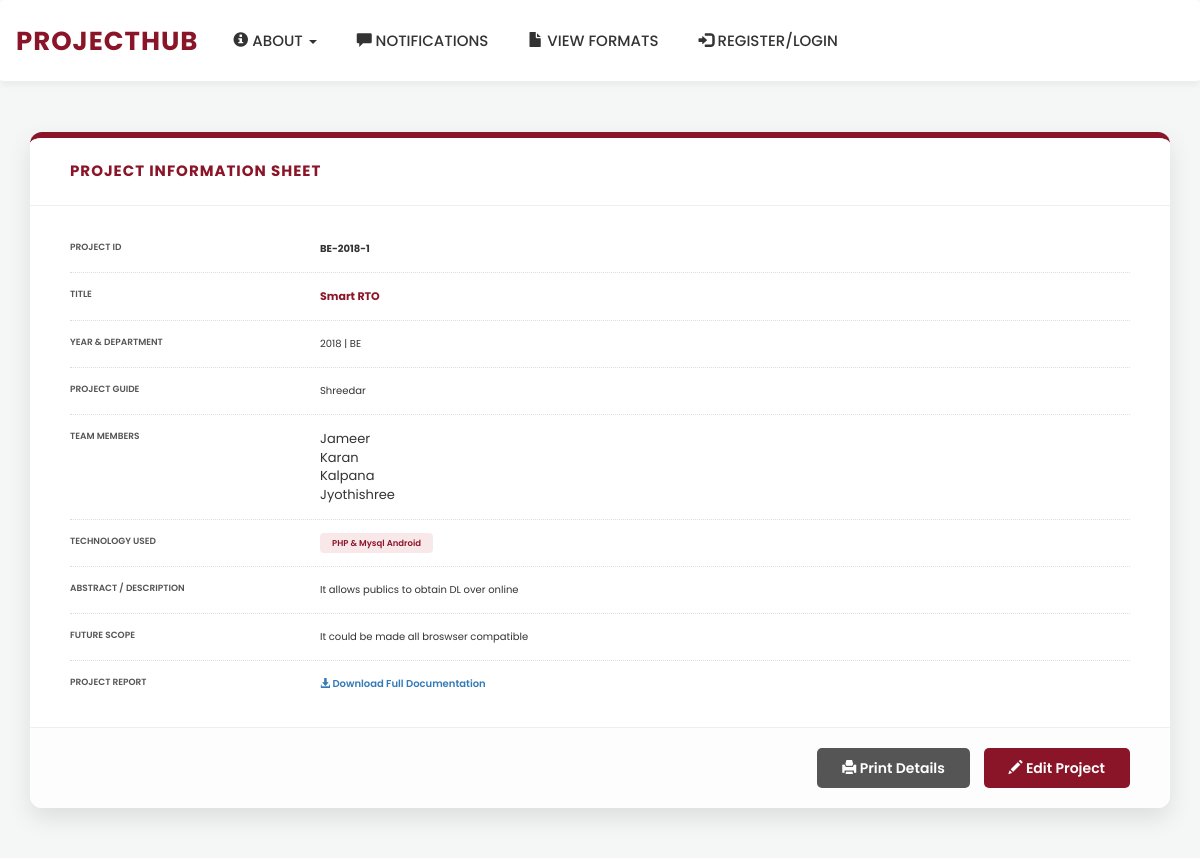
Page /viewmoreprojguide.php?pid=BE-2018-1 (signed in) on the committed database.
### tables this page shows
CREATE TABLE `projects` (
  `pid` varchar(20) NOT NULL,
  `title` varchar(100) NOT NULL,
  `year` int(11) NOT NULL,
  `deptid` varchar(10) DEFAULT NULL,
  `guide` varchar(20) DEFAULT NULL,
  `pmates` varchar(100) NOT NULL,
  `tech` varchar(100) NOT NULL,
  `descr` text NOT NULL,
  `limits` varchar(200) NOT NULL,
  `future` text NOT NULL,
  `docname` varchar(100) NOT NULL
);

CREATE TABLE `dept` (
  `deptid` varchar(10) NOT NULL,
  `deptname` varchar(100) NOT NULL
);

CREATE TABLE `guides` (
  `sino` int(11) NOT NULL,
  `name` varchar(100) NOT NULL,
  `quali` varchar(50) NOT NULL,
  `contno` varchar(20) NOT NULL,
  `deptid` varchar(10) DEFAULT NULL,
  `uname` varchar(20) NOT NULL,
  `pwd` varchar(20) NOT NULL,
  `sque` varchar(100) NOT NULL,
  `ans` varchar(50) NOT NULL,
  `imgname` varchar(100) NOT NULL
);

### db.php (called while the page is built, shortened)
<?php
$conn = mysqli_connect('localhost', 'root', '', 'pts');
function execute($sql) {
    global $conn;
    $res = $conn->query($sql);
    return $res;
}
?>

### viewmoreprojguide.php (the view, shortened to what this page needs)
<?php
    include_once('db.php');
    include_once('navbar.php');
    $pid = $_REQUEST['pid'];
    $sql = "SELECT pid, title, year, deptname, name, pmates, tech, descr, limits, future, docname
            FROM projects p, dept d, guides g
            WHERE (p.pid='$pid' AND p.deptid=d.deptid AND p.guide=g.uname)";
    $res = execute($sql);
    $row = $res->fetch_object();
?>
<head>
</head>
<body>
<div class="container">
    <div class="details-card">
        <div class="details-header">
            <h2>Project Information Sheet</h2>
        </div>
        <div class="info-grid">
            <div class="info-row">
                <div class="info-label">Project ID</div>
                <div class="info-value"><strong><?php echo $row->pid ?></strong></div>
            </div>
            <div class="info-row">
                <div class="info-label">Title</div>
                <div class="info-value" style="color: #8B1528; font-weight: 700; font-size: 1.1rem;">
                    <?php echo $row->title ?>
                </div>
            </div>
            <div class="info-row">
                <div class="info-label">Year & Department</div>
                <div class="info-value"><?php echo $row->year ?> | <?php echo $row->deptname ?></div>
            </div>
            <div class="info-row">
                <div class="info-label">Project Guide</div>
                <div class="info-value"><?php echo $row->name ?></div>
            </div>
            <div class="info-row">
                <div class="info-label">Team Members</div>
                <div class="info-value"><pre><?php echo $row->pmates ?></pre></div>
            </div>
            <div class="info-row">
                <div class="info-label">Technology Used</div>
                <div class="info-value"><span class="tech-badge"><?php echo $row->tech ?></span></div>
            </div>
            <div class="info-row">
                <div class="info-label">Abstract / Description</div>
                <div class="info-value"><?php echo $row->descr ?></div>
            </div>
            <div class="info-row">
                <div class="info-label">Future Scope</div>
                <div class="info-value"><?php echo $row->future ?></div>
            </div>
            <div class="info-row">
                <div class="info-label">Project Report</div>
                <div class="info-value">
                    <a href="docs/<?php echo $row->docname ?>" class="text-primary" style="font-weight: 600;">
                        <span class="glyphicon glyphicon-download-alt"></span> Download Full Documentation
                    </a>
                </div>
            </div>
        </div>
        <div class="action-bar">
            <button class="btn-print" onclick="window.print()">
                <span class="glyphicon glyphicon-print"></span> Print Details
            </button>
            <a href="editproject.php?pid=<?php echo $row->pid ?>" class="btn-edit">
                <span class="glyphicon glyphicon-pencil"></span> Edit Project
            </a>
        </div>
    </div>
</div>
</body>
</html>

### css/unipix.css (style rules this page uses)
* { margin:0; padding:0; box-sizing:border-box; font-family: 'Poppins', sans-serif; }
body { background: #fdfdfd; color: #333; }

### navbar.php (style rules this page uses)
body { background-color: #f8f9fa; font-family: 'Poppins', sans-serif; }

### viewmoreprojguide.php (style rules this page uses)
body { background-color: #f4f7f6; font-family: 'Poppins', sans-serif; }
.details-card { background: white; margin-top: 30px; margin-bottom: 50px; border-radius: 12px; box-shadow: 0 10px 25px rgba(0,0,0,0.1); overflow: hidden; border-top: 6px solid #8B1528; }
.details-header { padding: 25px 40px; background: #fff; border-bottom: 1px solid #eee; }
.details-header h2 { color: #8B1528; margin: 0; font-weight: 700; text-transform: uppercase; letter-spacing: 1px; font-size: 1.5rem; }
.info-grid { padding: 20px 40px; }
.info-row { display: flex; padding: 15px 0; border-bottom: 1px dotted #ddd; align-items: flex-start; }
.info-row:last-child { border-bottom: none; }
.info-label { flex: 0 0 250px; font-weight: 600; color: #555; font-size: 0.9rem; text-transform: uppercase; }
.info-value { flex: 1; color: #333; font-size: 1rem; line-height: 1.6; }
.tech-badge { background: #f8e8ea; color: #8B1528; padding: 4px 12px; border-radius: 4px; font-weight: 600; font-size: 0.85rem; }
pre { background: transparent; border: none; padding: 0; font-family: inherit; margin: 0; white-space: pre-line; }
.action-bar { background: #fdfdfd; padding: 20px 40px; border-top: 1px solid #eee; text-align: right; }
.btn-print { background-color: #555; color: white; border: none; padding: 10px 25px; border-radius: 5px; font-weight: 600; transition: 0.3s; cursor: pointer; margin-right: 10px; }
.btn-edit { background-color: #8B1528; color: white !important; padding: 10px 25px; border-radius: 5px; font-weight: 600; text-decoration: none !important; display: inline-block; transition: 0.3s; }

### rows in the picture
projects: pid "BE-2018-1", title "Smart RTO", year "2018", deptid.deptname "BE", guides.name "Shreedar", pmates "Jameer Karan Kalpana Jyothishree", tech "PHP & Mysql Android", descr "It allows publics to obtain DL over online", future "It could be made all broswser compatible"
